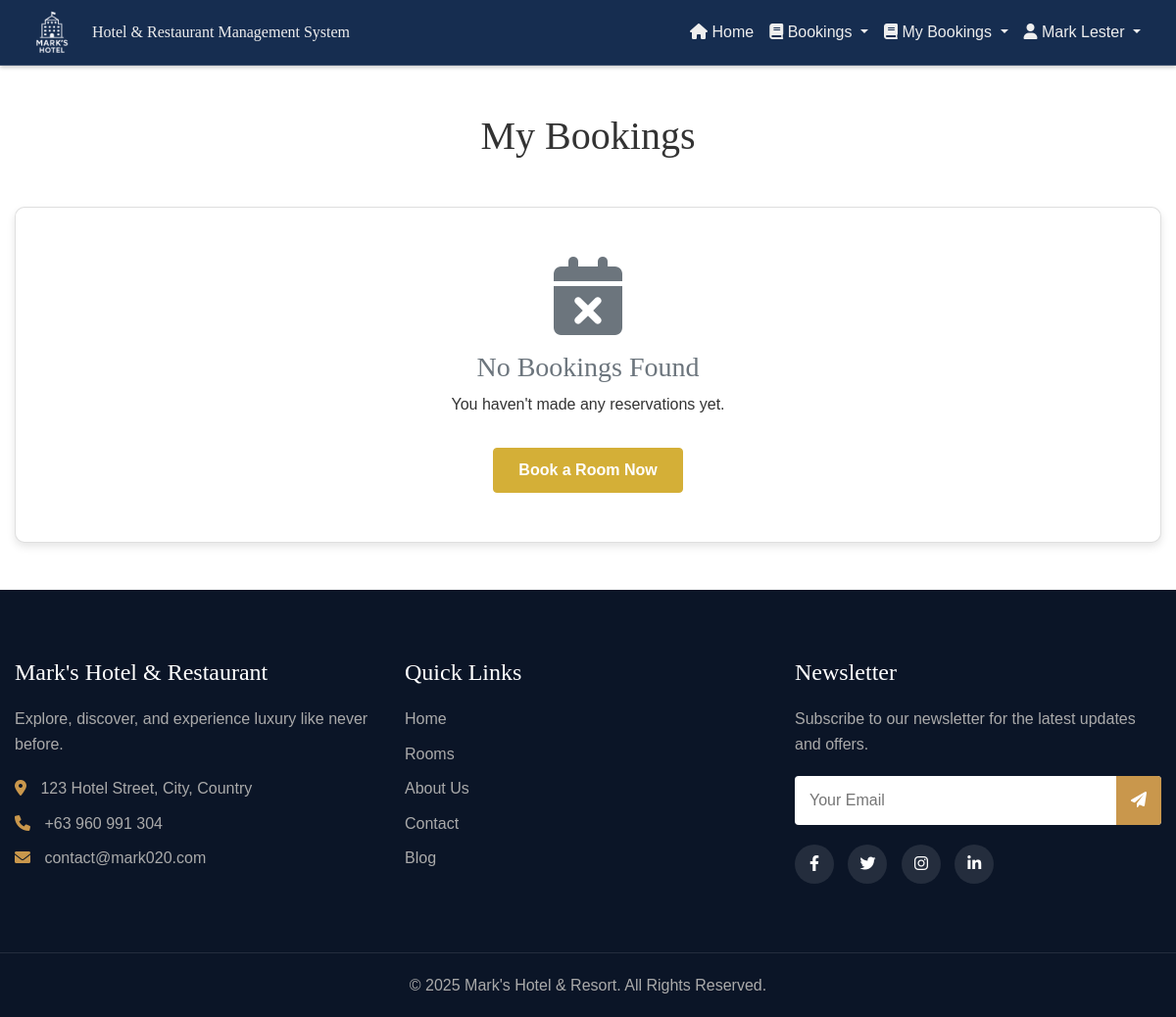
Page /public/bookings.php (signed in) on the earlier database version.
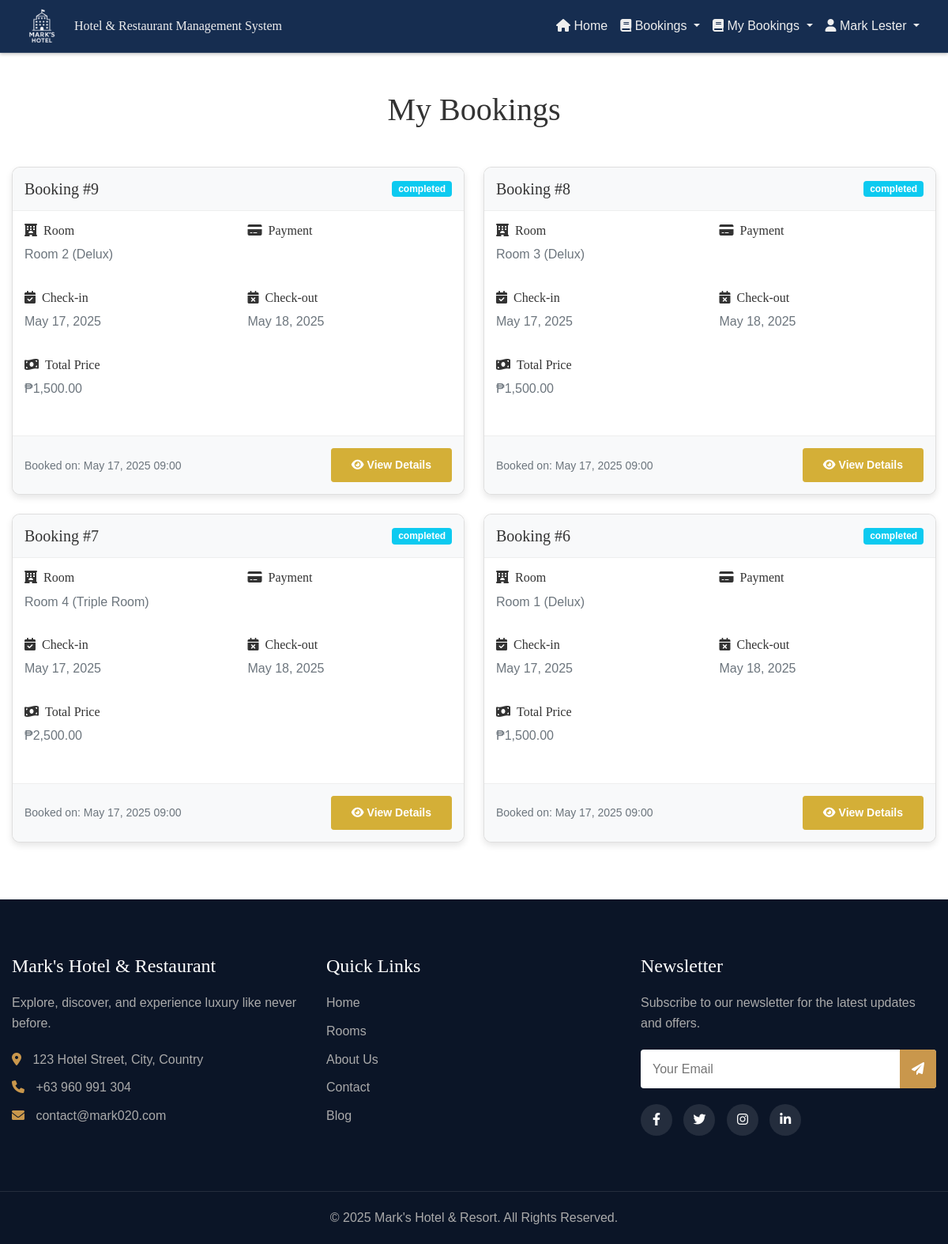
Same page on the later database version.
### tables this page shows
CREATE TABLE `bookings` (
  `booking_id` int(11) NOT NULL,
  `user_id` int(11) NOT NULL,
  `room_id` int(11) NOT NULL,
  `check_in_date` date NOT NULL,
  `check_out_date` date NOT NULL,
  `total_price` decimal(10,2) NOT NULL,
  `status` enum('pending','confirmed','canceled','completed') DEFAULT 'pending',
  `payment_status` enum('unpaid','partially_paid','paid') DEFAULT 'unpaid',
  `special_requests` text DEFAULT NULL,
  `created_at` timestamp NOT NULL DEFAULT current_timestamp(),
  `updated_at` timestamp NOT NULL DEFAULT current_timestamp() ON UPDATE current_timestamp()
);

CREATE TABLE `rooms` (
  `id` int(11) NOT NULL,
  `title` varchar(255) NOT NULL,
  `room_type_id` int(11) NOT NULL,
  `images` varchar(255) DEFAULT NULL,
  `price` varchar(250) DEFAULT NULL
);

CREATE TABLE `room_type` (
  `id` int(11) NOT NULL,
  `title` varchar(255) NOT NULL,
  `detail` varchar(255) NOT NULL
);

### controllers/fetchBookings.php (called while the page is built, shortened)
<?php
include '../components/config.php';
$user_id = $_SESSION['user_id'];
$query = "SELECT
        b.booking_id,
        b.check_in_date,
        b.check_out_date,
        b.total_price,
        b.status as booking_status,
        b.payment_status,
        b.special_requests,
        b.created_at,
        u.name as guest_name,
        u.email as guest_email,
        r.title as room_title,
        r.images as room_images,
        rt.title as room_type
    FROM bookings b
    LEFT JOIN users u ON b.user_id = u.user_id
    LEFT JOIN rooms r ON b.room_id = r.id
    LEFT JOIN room_type rt ON r.room_type_id = rt.id
    WHERE b.user_id = ?
    ORDER BY b.created_at DESC";
$stmt = mysqli_prepare($con, $query);
mysqli_stmt_bind_param($stmt, 'i', $user_id);
mysqli_stmt_execute($stmt);
$result = mysqli_stmt_get_result($stmt);
function getStatusBadgeClass($status) {
    switch(strtolower($status)) {
        case 'completed':
            return 'bg-info';
    }
}
?>

### public/bookings.php (the view, shortened to what the changed rows need)
<?php
include '../controllers/fetchBookings.php';
?>
<!DOCTYPE html>
<html lang="en">
<head>
    <link href="https://cdn.jsdelivr.net/npm/bootstrap@5.0.2/dist/css/bootstrap.min.css" rel="stylesheet">
    <link rel="stylesheet" href="https://cdnjs.cloudflare.com/ajax/libs/font-awesome/6.0.0-beta3/css/all.min.css" />
    <link rel="stylesheet" href="../css/customAdminHeader.css">
    <link rel="stylesheet" href="../css/home.css">
    <link rel="stylesheet" href="../css/modal.css">
</head>
<body>
    <div class="container my-5">
        <div class="row mb-4">
            <div class="col-12">
                <h1 class="text-center mb-4">My Bookings</h1>
            </div>
        </div>
        <?php if (mysqli_num_rows($result) > 0): ?>
            <div class="row">
                <?php while ($booking = mysqli_fetch_assoc($result)): ?>
                    <div class="col-lg-6 mb-4">
                        <div class="card booking-card h-100">
                            <div class="booking-header d-flex justify-content-between align-items-center">
                                <h5 class="mb-0">Booking #<?php echo $booking['booking_id']; ?></h5>
                                <span class="badge <?php echo getStatusBadgeClass($booking['booking_status']); ?>"><?php echo $booking['booking_status']; ?></span>
                            </div>
                            <div class="booking-details">
                                <div class="row mb-3">
                                    <div class="col-md-6">
                                        <h6><i class="fas fa-hotel me-2"></i>Room</h6>
                                        <p class="text-muted"><?php echo $booking['room_title']; ?> (<?php echo $booking['room_type']; ?>)</p>
                                    </div>
                                    <div class="col-md-6">
                                        <h6><i class="fas fa-credit-card me-2"></i>Payment</h6>
                                    </div>
                                </div>
                                <div class="row mb-3">
                                    <div class="col-md-6">
                                        <h6><i class="fas fa-calendar-check me-2"></i>Check-in</h6>
                                        <p class="text-muted"><?php echo date('M d, Y', strtotime($booking['check_in_date'])); ?></p>
                                    </div>
                                    <div class="col-md-6">
                                        <h6><i class="fas fa-calendar-times me-2"></i>Check-out</h6>
                                        <p class="text-muted"><?php echo date('M d, Y', strtotime($booking['check_out_date'])); ?></p>
                                    </div>
                                </div>
                                <div class="row mb-3">
                                    <div class="col-12">
                                        <h6><i class="fas fa-money-bill-wave me-2"></i>Total Price</h6>
                                        <p class="text-muted">₱<?php echo number_format($booking['total_price'], 2); ?></p>
                                    </div>
                                </div>
                            </div>
                            <div class="booking-footer d-flex justify-content-between align-items-center">
                                <small class="text-muted">Booked on: <?php echo date('M d, Y H:i', strtotime($booking['created_at'])); ?></small>
                                <div>
                                    <button type="button" class="btn btn-sm btn-primary" data-bs-toggle="modal" data-bs-target="#detailsModal<?php echo $booking['booking_id']; ?>">
                                        <i class="fas fa-eye me-1"></i>View Details
                                    </button>
                                </div>
                            </div>
                        </div>
                    </div>
                <?php endwhile; ?>
            </div>
        <?php else: ?>
            <div class="row">
                <div class="col-12">
                    <div class="card no-bookings">
                        <i class="fas fa-calendar-times fa-5x text-muted mb-3"></i>
                        <h3 class="text-muted">No Bookings Found</h3>
                        <p class="text-center">You haven't made any reservations yet.</p>
                        <div class="mt-3">
                            <a href="roomBookings.php" class="btn btn-primary">Book a Room Now</a>
                        </div>
                    </div>
                </div>
            </div>
        <?php endif; ?>
    </div>
</body>
</html>

Differences in the rows shown:
added bookings: booking_id "9", status "completed", room.title "Room 2", room_type.title "Delux", check_in_date "May 17, 2025", check_out_date "May 18, 2025", total_price "1,500.00", created_at "May 17, 2025 09:00"
added bookings: booking_id "8", status "completed", room.title "Room 3", room_type.title "Delux", check_in_date "May 17, 2025", check_out_date "May 18, 2025", total_price "1,500.00", created_at "May 17, 2025 09:00"
added bookings: booking_id "7", status "completed", room.title "Room 4", room_type.title "Triple Room", check_in_date "May 17, 2025", check_out_date "May 18, 2025", total_price "2,500.00", created_at "May 17, 2025 09:00"
added bookings: booking_id "6", status "completed", room.title "Room 1", room_type.title "Delux", check_in_date "May 17, 2025", check_out_date "May 18, 2025", total_price "1,500.00", created_at "May 17, 2025 09:00"
Other differences:
text no longer shown: "No Bookings Found You haven't made any reservations yet. Book a Room Now"
